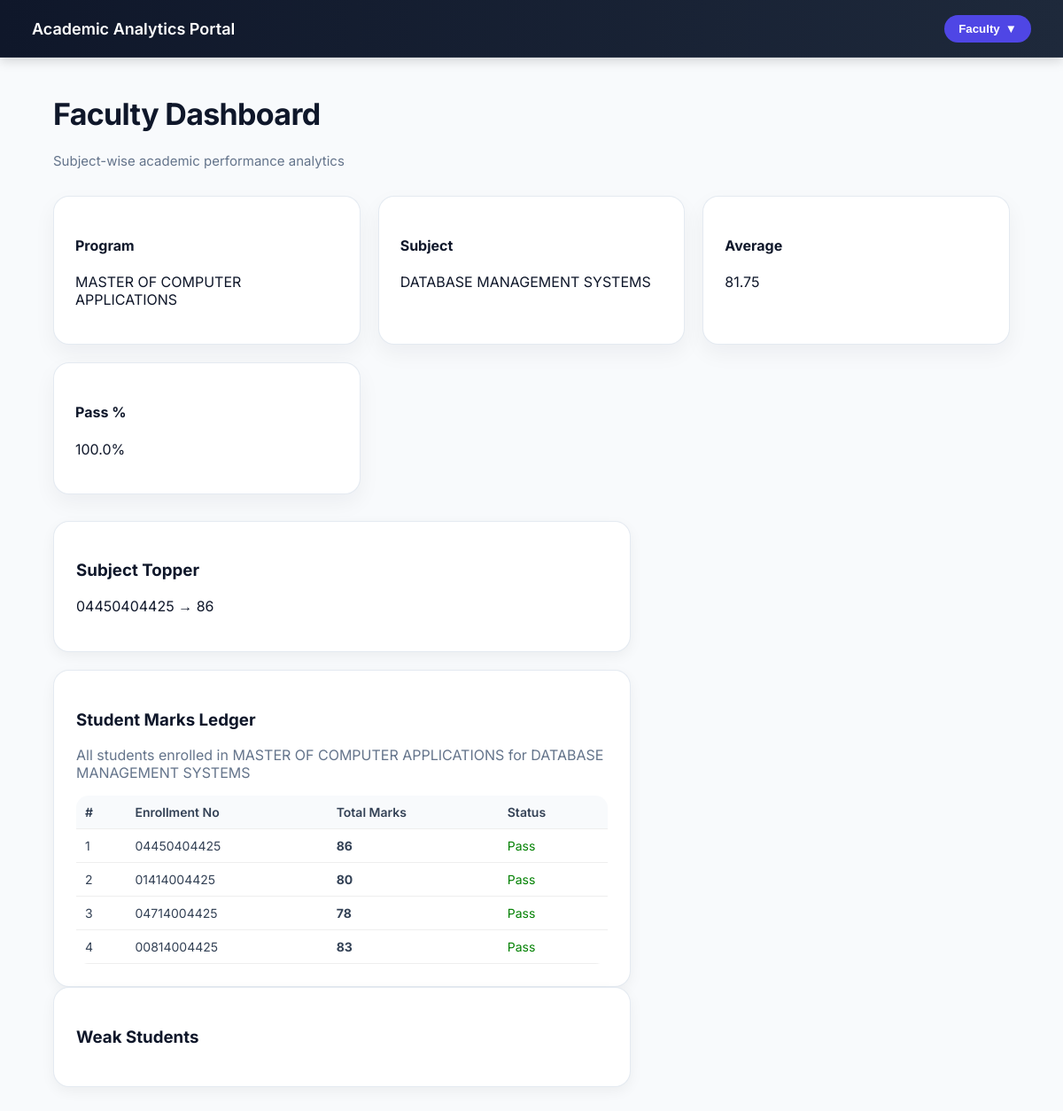
The page /faculty (signed in) on the database its author committed.
### tables this page shows
CREATE TABLE faculty_subjects (
        username TEXT,
        program TEXT,
        semester INTEGER,
        paper_code TEXT,
        subject_name TEXT
    );

CREATE TABLE results (
        id INTEGER PRIMARY KEY AUTOINCREMENT,
        enrollment_no TEXT,
        semester INTEGER,
        paper_code TEXT,
        subject_name TEXT,
        internal_marks INTEGER,
        external_marks INTEGER,
        total_marks INTEGER,
        exam_month_year TEXT,
        declared_date TEXT,
        UNIQUE(enrollment_no, semester, paper_code)
    );

### routes/faculty_routes.py (the view)
@faculty_bp.route("/faculty")
def faculty_dashboard():
    if "user" not in session or session.get("role") != "faculty":
        return redirect(url_for("auth.login"))
    username = session.get("user")
    conn = get_db()
    cur = conn.cursor()
    cur.execute("""
        SELECT program, semester, paper_code, subject_name
        FROM faculty_subjects
        WHERE username = ?
    """, (username,))
    faculty_info = cur.fetchone()
    if not faculty_info:
        conn.close()
        return render_template(
            "faculty_dashboard.html",
            error="No subject assigned"
        )
    program, semester, paper_code, subject_name = faculty_info
    cur.execute("""
        SELECT enrollment_no, student_name
        FROM students
        WHERE program = ?
    """, (program,))
    students = cur.fetchall()
    cur.execute("""
        SELECT enrollment_no, total_marks
        FROM results
        WHERE paper_code = ?
    """, (paper_code,))
    marks = cur.fetchall()
    total_students = len(students)
    total_results = len(marks)
    passed = len([m for m in marks if m[1] >= 40])
    failed = total_results - passed
    avg_marks = round(
        sum([m[1] for m in marks]) / total_results,
        2
    ) if total_results > 0 else 0
    weak_students = [m for m in marks if m[1] < 40]
    topper = max(marks, key=lambda x: x[1]) if marks else None
    conn.close()
    return render_template(
        "faculty_dashboard.html",
        faculty_info=faculty_info,
        students=students,
        marks=marks,
        total_students=total_students,
        total_results=total_results,
        passed=passed,
        failed=failed,
        avg_marks=avg_marks,
        weak_students=weak_students,
        topper=topper
    )

### models/db.py (called while the page is built)
def get_db():
    return sqlite3.connect(DATABASE_PATH)

### templates/faculty_dashboard.html (shortened to what this page needs)
{% extends "base.html" %}
{% block content %}
<div class="dashboard-container">
    <div class="page-header">
        <h1>Faculty Dashboard</h1>
        <p>Subject-wise academic performance analytics</p>
    </div>
    <div class="stats-grid">
        <div class="stat-card">
            <h4>Program</h4>
            <p>{{ faculty_info[0] }}</p>
        </div>
        <div class="stat-card">
            <h4>Subject</h4>
            <p>{{ faculty_info[3] }}</p>
        </div>
        <div class="stat-card">
            <h4>Average</h4>
            <p>{{ avg_marks }}</p>
        </div>
        <div class="stat-card">
            <h4>Pass %</h4>
            <p>
                {{ ((passed / total_results) * 100) | round(2) if total_results > 0 else 0 }}%
            </p>
        </div>
    </div>
    <div class="card">
        <h3> Subject Topper</h3>
        {% if topper %}
            <p>{{ topper[0] }} → {{ topper[1] }}</p>
        {% endif %}
    </div>
     <div class="card" style="margin-top:20px;">
    <h3> Student Marks Ledger</h3>
    <p style="color:#64748b; margin-bottom:16px;">
        All students enrolled in {{ faculty_info[0] }} for {{ faculty_info[3] }}
    </p>
    <table class="data-table">
        <thead>
            <tr>
                <th>#</th>
                <th>Enrollment No</th>
                <th>Total Marks</th>
                <th>Status</th>
            </tr>
        </thead>
        <tbody>
            {% for row in marks %}
            <tr>
                <td>{{ loop.index }}</td>
                <td>{{ row[0] }}</td>
                <td>
                    {% if row[1] < 40 %}
                        <strong style="color:#dc2626;">{{ row[1] }}</strong>
                    {% else %}
                        <strong>{{ row[1] }}</strong>
                    {% endif %}
                </td>
                <td>
                    {% if row[1] >= 40 %}
                        <span style="color:green;">Pass</span>
                    {% else %}
                        <span style="color:red;">Fail</span>
                    {% endif %}
                </td>
            </tr>
            {% endfor %}
        </tbody>
    </table>
</div>
    <div class="card">
        <h3> Weak Students</h3>
    </div>
</div>
{% endblock %}

### templates/base.html (shortened to what this page needs)
<!DOCTYPE html>
<html lang="en">
<head>
    <link rel="stylesheet" href="{{ url_for('static', filename='css/style.css') }}">
</head>
<body>
    {% if request.endpoint != 'auth.login' %}
    <header class="top-header">
    <div class="header-left">
        Academic Analytics Portal
    </div>
    <div class="header-right">
        <div class="profile-menu">
            <button class="profile-btn">
                {{ session.get("role")|capitalize }}
                <span class="arrow">▼</span>
            </button>
        </div>
    </div>
</header>
    {% endif %}
    <main class="main-content fade-in">
        {% block content %}{% endblock %}
    </main>
</body>
</html>

### static/css/style.css (style rules this page uses)
.top-header { height: 30px; background: linear-gradient(90deg, #0f172a, #1e293b); color: #ffffff; display: flex; align-items: center; justify-content: space-between; padding: 0 30px; box-shadow: 0 4px 12px rgba(0,0,0,0.15); }
body { margin: 0; }
.header-left { font-size: 18px; font-weight: 600; }
.header-right { display: flex; align-items: center; gap: 15px; }
.dashboard-container { padding: 20px 60px 40px; background: #f8fafc; min-height: calc(100vh - 60px); }
.stats-grid { margin-top: 30px; display: grid; grid-template-columns: repeat(4, 1fr); gap: 20px; }
.stat-card { background: #ffffff; padding: 24px; border-radius: 16px; box-shadow: 0 15px 40px rgba(0,0,0,0.08); transition: transform 0.25s ease; }
.card { background: #ffffff; padding: 30px; border-radius: 16px; box-shadow: 0 15px 40px rgba(0,0,0,0.08); max-width: 600px; }
.data-table { width: 100%; border-collapse: collapse; font-size: 14px; }
.data-table th, .data-table td { padding: 12px; border-bottom: 1px solid #e5e7eb; text-align: left; }
.data-table th { color: #475569; font-weight: 600; background: #f8fafc; }
.page-header { margin-bottom:25px; }
.stats-grid { display:grid; grid-template-columns:repeat(3,1fr); gap:20px; margin-bottom:30px; }
.card { background:white; padding:25px; border-radius:10px; box-shadow:0 5px 15px rgba(0,0,0,0.05); }
.stat-card { background:white; padding:20px; border-radius:10px; box-shadow:0 5px 15px rgba(0,0,0,0.05); }
.data-table { width:100%; border-collapse:collapse; }
.data-table th, .data-table td { padding:10px; border-bottom:1px solid #eee; }
.top-header { display:flex; justify-content:space-between; align-items:center; padding:15px 40px; background:linear-gradient(90deg,#0f172a,#1e293b); color:white; }
.profile-menu { position:relative; }
.profile-btn { background:#4f46e5; border:none; color:white; padding:8px 16px; border-radius:20px; cursor:pointer; font-weight:600; display:flex; align-items:center; gap:6px; }
body { background:#f8fafc; font-family:'Inter',sans-serif; color:#0f172a; }
.card, .stat-card, .action-card { border:1px solid rgba(226,232,240,0.9); border-radius:18px; transition:all 0.28s ease; }
.page-header h1, .dashboard-header h1 { font-size:34px; font-weight:700; letter-spacing:-0.02em; }
.page-header p, .dashboard-header p { font-size:15px; color:#64748b; }
.stat-card { padding:24px; box-shadow:0 10px 25px rgba(15,23,42,0.05); }
.data-table { border-radius:14px; overflow:hidden; }
.data-table th { background:#f8fafc; color:#334155; font-weight:600; }
.data-table td { color:#334155; }
.top-header { height:64px; padding:0 36px; backdrop-filter:blur(10px); border-bottom:1px solid rgba(255,255,255,0.08); }
.top-header, .profile-menu { position: relative; z-index: 1000; }
.dashboard-container, .dashboard, .auth-layout, .page-wrapper, .main-content { animation: pageFade 0.45s ease; }

### rows shown on the page
faculty_subjects: get "Faculty", program "MASTER OF COMPUTER APPLICATIONS", subject_name "DATABASE MANAGEMENT SYSTEMS"
results: enrollment_no "04450404425", total_marks "86", shows "Pass"
results: enrollment_no "01414004425", total_marks "80", shows "Pass"
results: enrollment_no "04714004425", total_marks "78", shows "Pass"
results: enrollment_no "00814004425", total_marks "83", shows "Pass"

### other values the page prints
{{ avg_marks }} "81.75"
